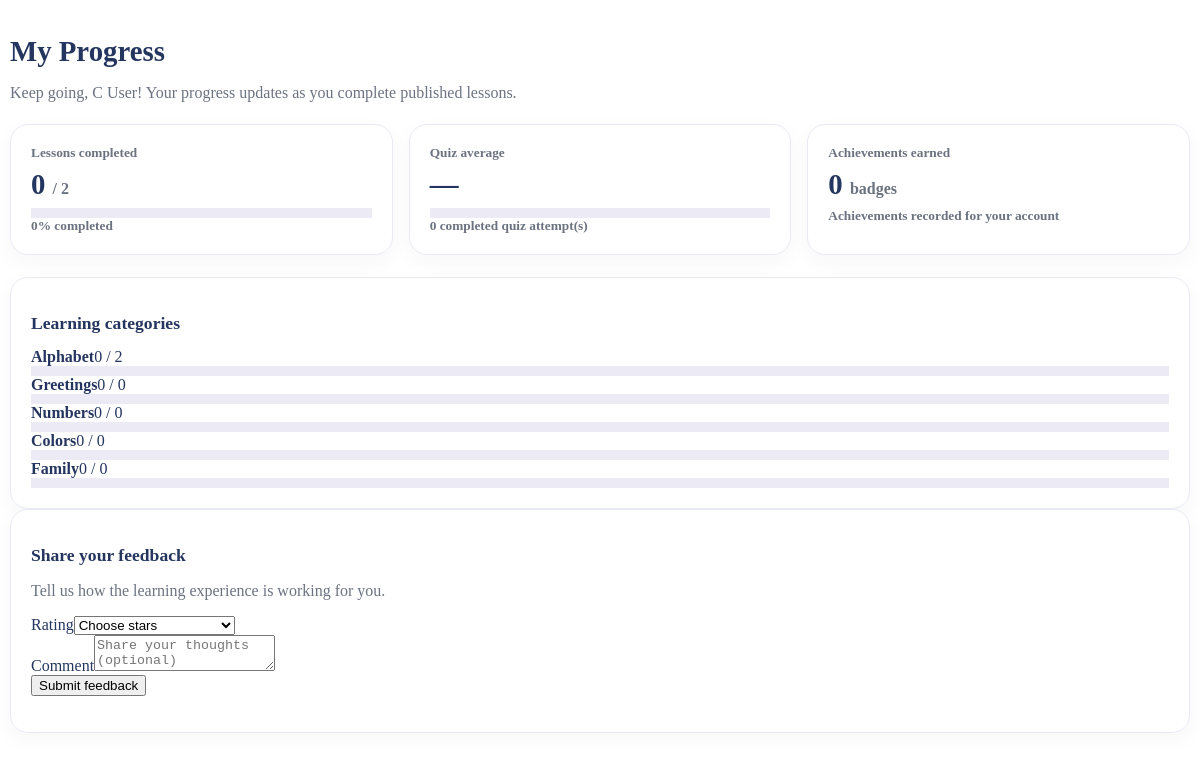
Page /student_pages/progress.php (signed in) on the earlier database version.
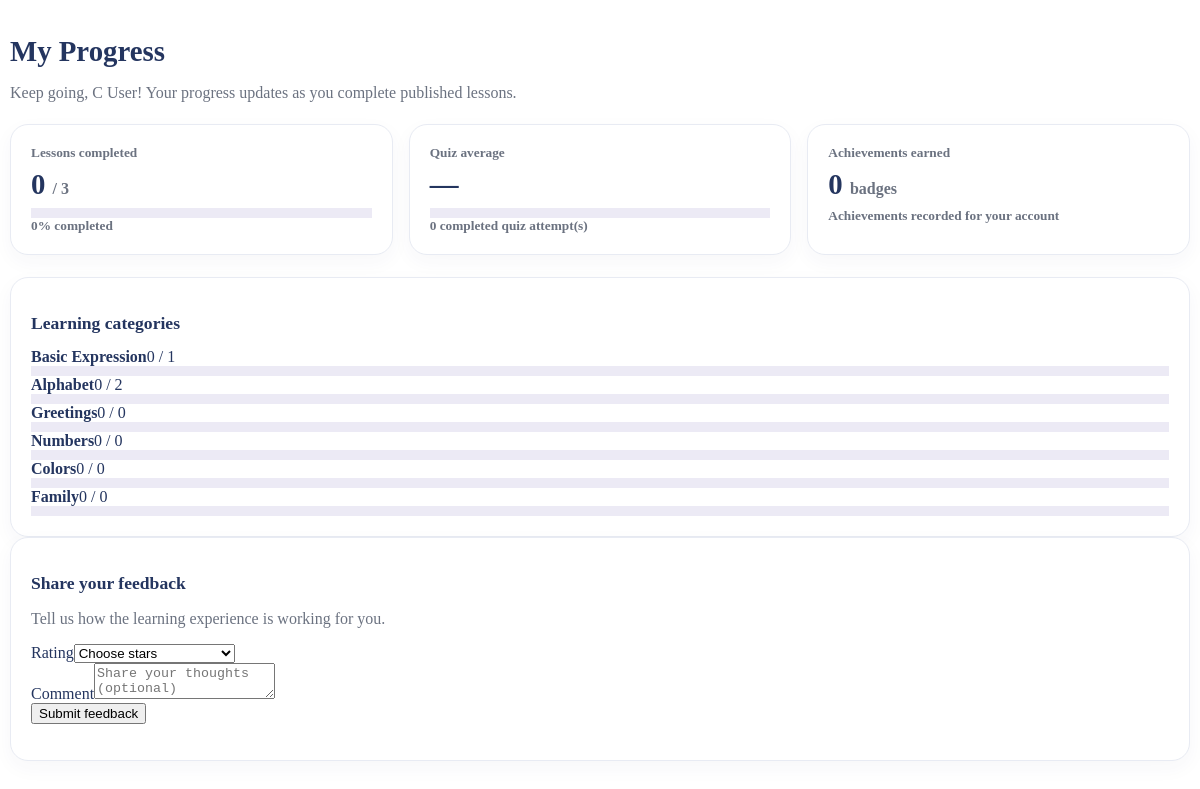
Same page on the later database version.
### tables this page shows
CREATE TABLE `lesson_categories` (
  `category_id` int(10) UNSIGNED NOT NULL,
  `category_name` varchar(100) NOT NULL,
  `description` text DEFAULT NULL,
  `display_order` int(11) NOT NULL DEFAULT 0,
  `status` enum('active','inactive') NOT NULL DEFAULT 'active',
  `created_at` datetime NOT NULL DEFAULT current_timestamp(),
  `updated_at` datetime NOT NULL DEFAULT current_timestamp() ON UPDATE current_timestamp()
);

### student_pages/progress.php (the view, shortened to what this page needs)
<?php
require_once __DIR__ . '/../config/database.php';
$studentName = htmlspecialchars((string)($_SESSION['name'] ?? 'Student'), ENT_QUOTES, 'UTF-8');
$publishedTotal=0;$completedTotal=0;$quizAttempts=0;$quizAverage=null;$achievementTotal=0;$categories=[];$errorMessage='';
try {
 $studentStmt=$pdo->prepare('SELECT student_id FROM students WHERE user_id=?');$studentStmt->execute([(int)($_SESSION['user_id']??0)]);$studentId=(int)$studentStmt->fetchColumn();
 $publishedTotal=(int)$pdo->query("SELECT COUNT(*) FROM lessons WHERE status='published'")->fetchColumn();
 if($studentId){
  $stmt=$pdo->prepare("SELECT COUNT(*) FROM student_progress p INNER JOIN lessons l ON l.lesson_id=p.lesson_id WHERE p.student_id=? AND p.status='completed' AND l.status='published'");$stmt->execute([$studentId]);$completedTotal=(int)$stmt->fetchColumn();
  $stmt=$pdo->prepare("SELECT COUNT(*) AS attempts, AVG(percentage) AS avg_percentage FROM quiz_attempts WHERE student_id=? AND completed_at IS NOT NULL");$stmt->execute([$studentId]);$quizRow=$stmt->fetch();$quizAttempts=(int)$quizRow['attempts'];$quizAverage=$quizRow['avg_percentage']===null?null:(int)round((float)$quizRow['avg_percentage']);
  $stmt=$pdo->prepare('SELECT COUNT(*) FROM student_achievements WHERE student_id=?');$stmt->execute([$studentId]);$achievementTotal=(int)$stmt->fetchColumn();
  $stmt=$pdo->prepare("SELECT c.category_id,c.category_name,COUNT(l.lesson_id) AS total_lessons,SUM(CASE WHEN p.status='completed' THEN 1 ELSE 0 END) AS completed_lessons
    FROM lesson_categories c LEFT JOIN lessons l ON l.category_id=c.category_id AND l.status='published'
    LEFT JOIN student_progress p ON p.lesson_id=l.lesson_id AND p.student_id=?
    WHERE c.status='active' GROUP BY c.category_id,c.category_name,c.display_order ORDER BY c.display_order,c.category_name");$stmt->execute([$studentId]);$categories=$stmt->fetchAll();
 }
} catch(Throwable $e){error_log('KIDSS student progress query error: '.$e->getMessage());$errorMessage='Progress could not be loaded. Please check the database connection.';}
$percent=$publishedTotal?min(100,(int)round($completedTotal/$publishedTotal*100)):0;
$h=static fn($v)=>htmlspecialchars((string)$v,ENT_QUOTES,'UTF-8');
?>
<div class="student-progress-page">
 <h1>My Progress</h1><p class="muted">Keep going, <?= $studentName ?>! Your progress updates as you complete published lessons.</p>
 <div class="progress-summary-grid">
  <div class="progress-summary-card"><small>Lessons completed</small><strong><?= $completedTotal ?> <span class="muted" style="font-size:1rem">/ <?= $publishedTotal ?></span></strong><div class="progress"></div><small class="mt-2"><?= $percent ?>% completed</small></div>
  <div class="progress-summary-card"><small>Quiz average</small><strong><?= $quizAverage===null?'—':$quizAverage.'%' ?></strong><div class="progress"></div><small class="mt-2"><?= $quizAttempts ?> completed quiz attempt(s)</small></div>
  <div class="progress-summary-card"><small>Achievements earned</small><strong><?= $achievementTotal ?> <span class="muted" style="font-size:1rem">badges</span></strong><small class="mt-2">Achievements recorded for your account</small></div>
 </div>
 <div class="progress-detail-card"><h2>Learning categories</h2>
 <?php if(!$categories): ?><p class="muted mb-0">No active lesson categories yet. They will appear after an administrator or teacher creates them.</p>
 <?php else: foreach($categories as $category): $total=(int)$category['total_lessons'];$done=(int)$category['completed_lessons'];$categoryPercent=$total?min(100,(int)round($done/$total*100)):0; ?>
 <div class="mb-3"><div class="d-flex justify-content-between mb-1"><strong><?= $h($category['category_name']) ?></strong><span><?= $done ?> / <?= $total ?></span></div><div class="progress"></div></div>
 <?php endforeach; endif; ?>
 </div>
 <div class="progress-detail-card mt-4"><h2>Share your feedback</h2><p class="muted">Tell us how the learning experience is working for you.</p><div id="studentFeedbackNotice" class="alert d-none" role="status"></div><form id="studentFeedbackForm" class="row g-3"><div class="col-md-3"><label class="form-label" for="studentFeedbackRating">Rating</label><select class="form-select" id="studentFeedbackRating" name="rating" required><option value="">Choose stars</option><option value="5">5 - Excellent</option><option value="4">4 - Good</option><option value="3">3 - Okay</option><option value="2">2 - Needs improvement</option><option value="1">1 - Poor</option></select></div><div class="col-md-9"><label class="form-label" for="studentFeedbackComment">Comment</label><textarea class="form-control" id="studentFeedbackComment" name="comment" rows="2" maxlength="5000" placeholder="Share your thoughts (optional)"></textarea></div><div class="col-12"><button type="submit" class="btn btn-primary">Submit feedback</button></div></form></div>
</div>

Differences in the rows shown:
added lesson_categories: category_name "Basic Expression", done "0", total "1"
Other differences:
$publishedTotal: "2" → "3"
